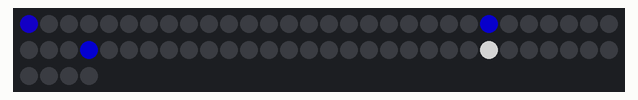
This sketch was run on a simulated Arduino Uno, built with avr-gcc and run on an emulated ATmega328P. Shown: 64 RGB LEDs in strip order, left to right, continuing on the next row. Dim RGB values are drawn brighter than linear; random numbers use the default seed unless the sketch sets one.

Above: at 0.07 s.
At 5.01 s:
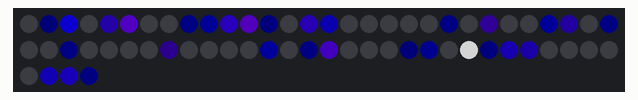
At 9.94 s:
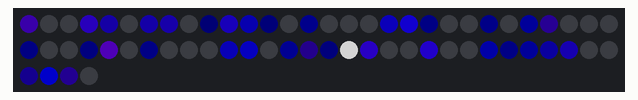
At 19.94 s:
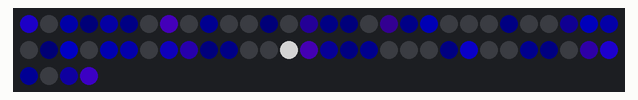
At 29.93 s:
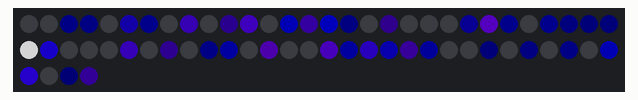
At 39.92 s:
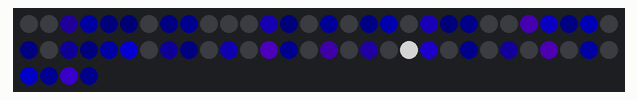

The sketch:

Applause.ino
```cpp
#include "FastLED.h"
#define DATA_PIN   8
#define NUM_LEDS   64
/*
 Hello
 I design developer tools for embedded electronic systems. You can buy my projects design files.
 https://www.altiumdesignerprojects.com
*/
CRGB leds[NUM_LEDS];

uint8_t gHueDots = 0; // rotating "base color" used by many of the patterns
#define ARRAY_SIZE(A) (sizeof(A) / sizeof((A)[0]))

void setup() {
 Serial.begin(115200);
 FastLED.addLeds<WS2812B, DATA_PIN, GRB>(leds, NUM_LEDS).setCorrection(TypicalLEDStrip);
 FastLED.setBrightness(128);
 FastLED.clear();
}

void loop(){

  Applause();

}

void Applause(){   //originally by Mark K.
//Number of loops is increased based on number of pixels.
//Fade ammount drops as pixels increase.
static uint8_t appAmmount = (NUM_LEDS/32);
  for (uint8_t i=0; i<appAmmount; i++){
    static uint16_t lastPixel = 0;
    fadeToBlackBy( leds, NUM_LEDS, 32/appAmmount );  //was 32
    leds[lastPixel] = CHSV(random8(HUE_BLUE,HUE_PURPLE),255,255);
    lastPixel = random16(NUM_LEDS);
    leds[lastPixel] = CRGB::White;
    FastLED.delay(5);
  }
  FastLED.show();
  FastLED.delay(50);
  EVERY_N_MILLISECONDS( 80 ) { gHueDots++; } // slowly cycle the "base color" through the rainbow
}
```
